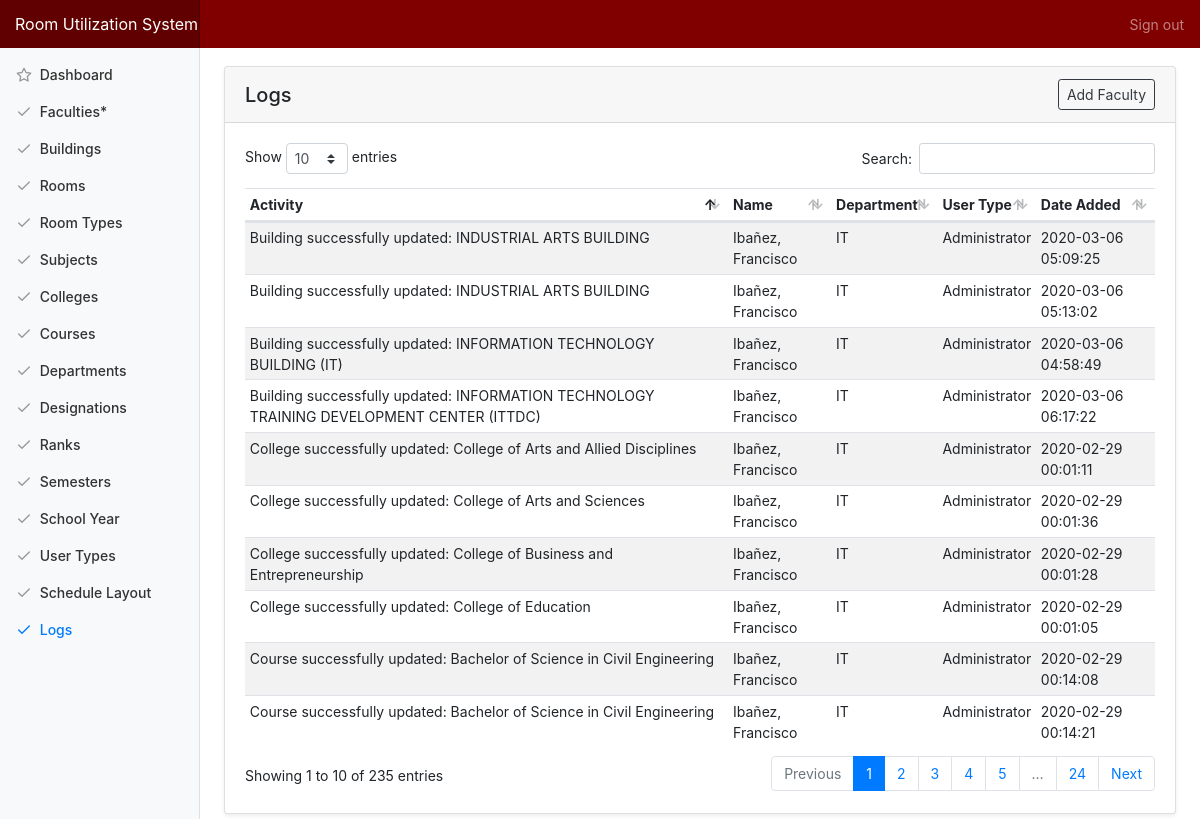
The app's page /admin/logs with its own data.
### tables this page shows
CREATE TABLE `tbl_logs` (
  `log_id` int(11) NOT NULL,
  `log_name` varchar(255) NOT NULL,
  `log_added` timestamp NOT NULL DEFAULT current_timestamp() ON UPDATE current_timestamp(),
  `user_id` int(11) NOT NULL
);

CREATE TABLE `tbl_faculty` (
  `faculty_id` int(10) NOT NULL,
  `identification` varchar(20) NOT NULL,
  `f_name` varchar(50) NOT NULL,
  `m_name` varchar(50) NOT NULL,
  `l_name` varchar(50) NOT NULL,
  `suffix_name` varchar(50) NOT NULL,
  `ext_name` varchar(50) NOT NULL,
  `contact_no` varchar(50) NOT NULL,
  `email` varchar(50) NOT NULL,
  `birth_date` varchar(50) NOT NULL,
  `address` varchar(50) NOT NULL,
  `image_src` varchar(255) NOT NULL DEFAULT 'avatar.png',
  `department_id` int(11) NOT NULL,
  `rank_id` int(11) NOT NULL,
  `designation_id` int(11) NOT NULL,
  `faculty_added` datetime NOT NULL DEFAULT current_timestamp(),
  `faculty_modified` datetime NOT NULL DEFAULT '0000-00-00 00:00:00' ON UPDATE current_timestamp()
);

CREATE TABLE `tbl_department` (
  `department_id` int(10) NOT NULL,
  `college_id` int(11) NOT NULL,
  `department_name` varchar(255) NOT NULL,
  `department_added` datetime NOT NULL DEFAULT current_timestamp(),
  `department_modified` datetime NOT NULL DEFAULT '0000-00-00 00:00:00' ON UPDATE current_timestamp()
);

CREATE TABLE `tbl_user_type` (
  `user_type_id` int(11) NOT NULL,
  `user_type` varchar(50) NOT NULL,
  `user_type_added` datetime NOT NULL DEFAULT current_timestamp(),
  `user_type_modified` datetime NOT NULL DEFAULT '0000-00-00 00:00:00' ON UPDATE current_timestamp()
);

### application/controllers/Admin.php (called while the page is built, shortened)
<?php
class Admin extends CI_Controller {
	public function logs(){
		$data['title'] = "Logs";
		$data['logs'] = $this->main_model->getLogs();
		$this->load->view('templates/header', $data);
		$this->load->view('admin/logs');
		$this->load->view('templates/footer');
	}
}

### index.php (called while the page is built, shortened)
<?php
require_once BASEPATH.'core/CodeIgniter.php';

### application/models/Main_model.php (called while the page is built, shortened)
<?php defined('BASEPATH') OR exit('No direct script access allowed');
Class Main_model extends CI_Model{
	public function getLogs(){
		return $this->db->join('tbl_user', 'tbl_logs.user_id = tbl_user.user_id')
										->join('tbl_faculty', 'tbl_user.faculty_id = tbl_faculty.faculty_id')
										->join('tbl_user_type', 'tbl_user.user_type_id = tbl_user_type.user_type_id')
										->join('tbl_department', 'tbl_faculty.department_id = tbl_department.department_id')
										->get('tbl_logs')->result_array();
	}
}

### application/views/admin/logs.php (the view, shortened to what this page needs)
<div class="container-fluid">
  <div class="row">
    <main role="main" class="col-md-9 ml-sm-auto col-lg-10 pt-4 px-4 mb-3">
      <div class="card shadow-sm">
			  <h5 class="card-header d-flex justify-content-between align-items-center">
          <?=$title?>
          <a href="<?=base_url('admin/faculty_add')?>" class="btn btn-outline-dark btn-sm">Add Faculty</a>
        </h5>
			  <div class="card-body">
          <table class="table table-striped table-hover table-sm">
            <thead>
              <tr>
                <th>Activity</th>
                <th>Name</th>
                <th>Department</th>
                <th>User Type</th>
                <th>Date Added</th>
              </tr>
            </thead>
            <tbody>
              <?php foreach ($logs as $row) {?>
              <tr>
                <td><?=$row['log_name']?></td>
                <td><?=$row['l_name']?>, <?=$row['f_name']?> <?=$row['m_name']?></td>
                <td><?=$row['department_name']?></td>
                <td><?=$row['user_type']?></td>
                <td><?=$row['log_added']?></td>
              </tr>
              <?php } ?>
            </tbody>
          </table>
			  </div>
			</div>
   </main>
  </div>
</div>

### assets/css/dashboard.css (style rules this page uses)
body { font-size: .875rem; }
[role="main"] { padding-top: 133px; }
@media (min-width: 768px) { [role="main"] { padding-top: 48px; } }

### records on screen
tbl_logs: log_name "College successfully updated: College of Education", tbl_faculty.l_name "Ibañez", tbl_faculty.f_name "Francisco", tbl_department.department_name "IT", tbl_user_type.user_type "Administrator", log_added "2020-02-29 00:01:05"
tbl_logs: log_name "College successfully updated: College of Arts and Allied Disciplines", tbl_faculty.l_name "Ibañez", tbl_faculty.f_name "Francisco", tbl_department.department_name "IT", tbl_user_type.user_type "Administrator", log_added "2020-02-29 00:01:11"
tbl_logs: log_name "College successfully updated: College of Business and Entrepreneurship", tbl_faculty.l_name "Ibañez", tbl_faculty.f_name "Francisco", tbl_department.department_name "IT", tbl_user_type.user_type "Administrator", log_added "2020-02-29 00:01:28"
tbl_logs: log_name "College successfully updated: College of Arts and Sciences", tbl_faculty.l_name "Ibañez", tbl_faculty.f_name "Francisco", tbl_department.department_name "IT", tbl_user_type.user_type "Administrator", log_added "2020-02-29 00:01:36"
tbl_logs: log_name "Course successfully updated: Bachelor of Science in Civil Engineering", tbl_faculty.l_name "Ibañez", tbl_faculty.f_name "Francisco", tbl_department.department_name "IT", tbl_user_type.user_type "Administrator", log_added "2020-02-29 00:14:08"
tbl_logs: log_name "Course successfully updated: Bachelor of Science in Civil Engineering", tbl_faculty.l_name "Ibañez", tbl_faculty.f_name "Francisco", tbl_department.department_name "IT", tbl_user_type.user_type "Administrator", log_added "2020-02-29 00:14:21"
tbl_logs: log_name "Building successfully updated: INFORMATION TECHNOLOGY BUILDING (IT)", tbl_faculty.l_name "Ibañez", tbl_faculty.f_name "Francisco", tbl_department.department_name "IT", tbl_user_type.user_type "Administrator", log_added "2020-03-06 04:58:49"
tbl_logs: log_name "Building successfully updated: INDUSTRIAL ARTS BUILDING", tbl_faculty.l_name "Ibañez", tbl_faculty.f_name "Francisco", tbl_department.department_name "IT", tbl_user_type.user_type "Administrator", log_added "2020-03-06 05:09:25"
tbl_logs: log_name "Building successfully updated: INDUSTRIAL ARTS BUILDING", tbl_faculty.l_name "Ibañez", tbl_faculty.f_name "Francisco", tbl_department.department_name "IT", tbl_user_type.user_type "Administrator", log_added "2020-03-06 05:13:02"
tbl_logs: log_name "Building successfully updated: INFORMATION TECHNOLOGY TRAINING DEVELOPMENT CENTER (ITTDC)", tbl_faculty.l_name "Ibañez", tbl_faculty.f_name "Francisco", tbl_department.department_name "IT", tbl_user_type.user_type "Administrator", log_added "2020-03-06 06:17:22"

### other values on screen
$title "Logs"
